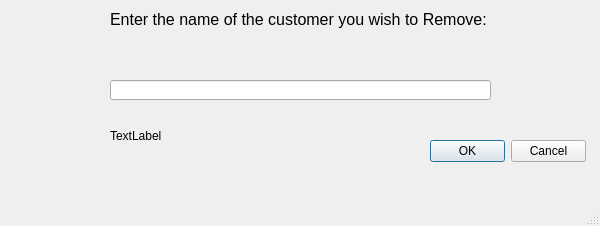
<?xml version="1.0" encoding="UTF-8"?>
<ui version="4.0">
 <class>RemoveWindow</class>
 <widget class="QMainWindow" name="RemoveWindow">
  <property name="geometry">
   <rect>
    <x>0</x>
    <y>0</y>
    <width>600</width>
    <height>226</height>
   </rect>
  </property>
  <property name="windowTitle">
   <string>MainWindow</string>
  </property>
  <widget class="QWidget" name="centralwidget">
   <widget class="QLabel" name="label">
    <property name="geometry">
     <rect>
      <x>110</x>
      <y>10</y>
      <width>391</width>
      <height>20</height>
     </rect>
    </property>
    <property name="text">
     <string>&lt;html&gt;&lt;head/&gt;&lt;body&gt;&lt;p&gt;&lt;span style=&quot; font-size:12pt;&quot;&gt;Enter the name of the customer you wish to Remove:&lt;/span&gt;&lt;/p&gt;&lt;/body&gt;&lt;/html&gt;</string>
    </property>
   </widget>
   <widget class="QDialogButtonBox" name="ConformBox">
    <property name="enabled">
     <bool>true</bool>
    </property>
    <property name="geometry">
     <rect>
      <x>430</x>
      <y>140</y>
      <width>156</width>
      <height>23</height>
     </rect>
    </property>
    <property name="standardButtons">
     <set>QDialogButtonBox::Cancel|QDialogButtonBox::Ok</set>
    </property>
   </widget>
   <widget class="QLineEdit" name="NameLineEdit">
    <property name="geometry">
     <rect>
      <x>110</x>
      <y>80</y>
      <width>381</width>
      <height>20</height>
     </rect>
    </property>
   </widget>
   <widget class="QLabel" name="Blank_Label">
    <property name="geometry">
     <rect>
      <x>110</x>
      <y>120</y>
      <width>281</width>
      <height>31</height>
     </rect>
    </property>
    <property name="text">
     <string>TextLabel</string>
    </property>
   </widget>
  </widget>
  <widget class="QMenuBar" name="menubar">
   <property name="geometry">
    <rect>
     <x>0</x>
     <y>0</y>
     <width>600</width>
     <height>21</height>
    </rect>
   </property>
  </widget>
  <widget class="QStatusBar" name="statusbar"/>
 </widget>
 <resources/>
 <connections/>
</ui>
